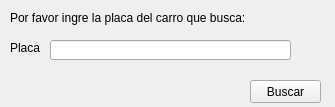
<?xml version="1.0" encoding="UTF-8"?>
<ui version="4.0">
 <class>car_search_form</class>
 <widget class="QWidget" name="car_search_form">
  <property name="geometry">
   <rect>
    <x>0</x>
    <y>0</y>
    <width>335</width>
    <height>107</height>
   </rect>
  </property>
  <property name="windowTitle">
   <string>Buscar carro por placa</string>
  </property>
  <widget class="QLabel" name="instructions_search_doctor">
   <property name="geometry">
    <rect>
     <x>10</x>
     <y>10</y>
     <width>291</width>
     <height>16</height>
    </rect>
   </property>
   <property name="text">
    <string>Por favor ingre la placa del carro que busca:</string>
   </property>
  </widget>
  <widget class="QLabel" name="text_id">
   <property name="geometry">
    <rect>
     <x>10</x>
     <y>40</y>
     <width>31</width>
     <height>16</height>
    </rect>
   </property>
   <property name="text">
    <string>Placa</string>
   </property>
  </widget>
  <widget class="QLineEdit" name="id">
   <property name="geometry">
    <rect>
     <x>50</x>
     <y>40</y>
     <width>241</width>
     <height>20</height>
    </rect>
   </property>
  </widget>
  <widget class="QPushButton" name="button_search_doctor_name">
   <property name="geometry">
    <rect>
     <x>250</x>
     <y>80</y>
     <width>71</width>
     <height>23</height>
    </rect>
   </property>
   <property name="text">
    <string>Buscar</string>
   </property>
  </widget>
 </widget>
 <resources/>
 <connections/>
</ui>
